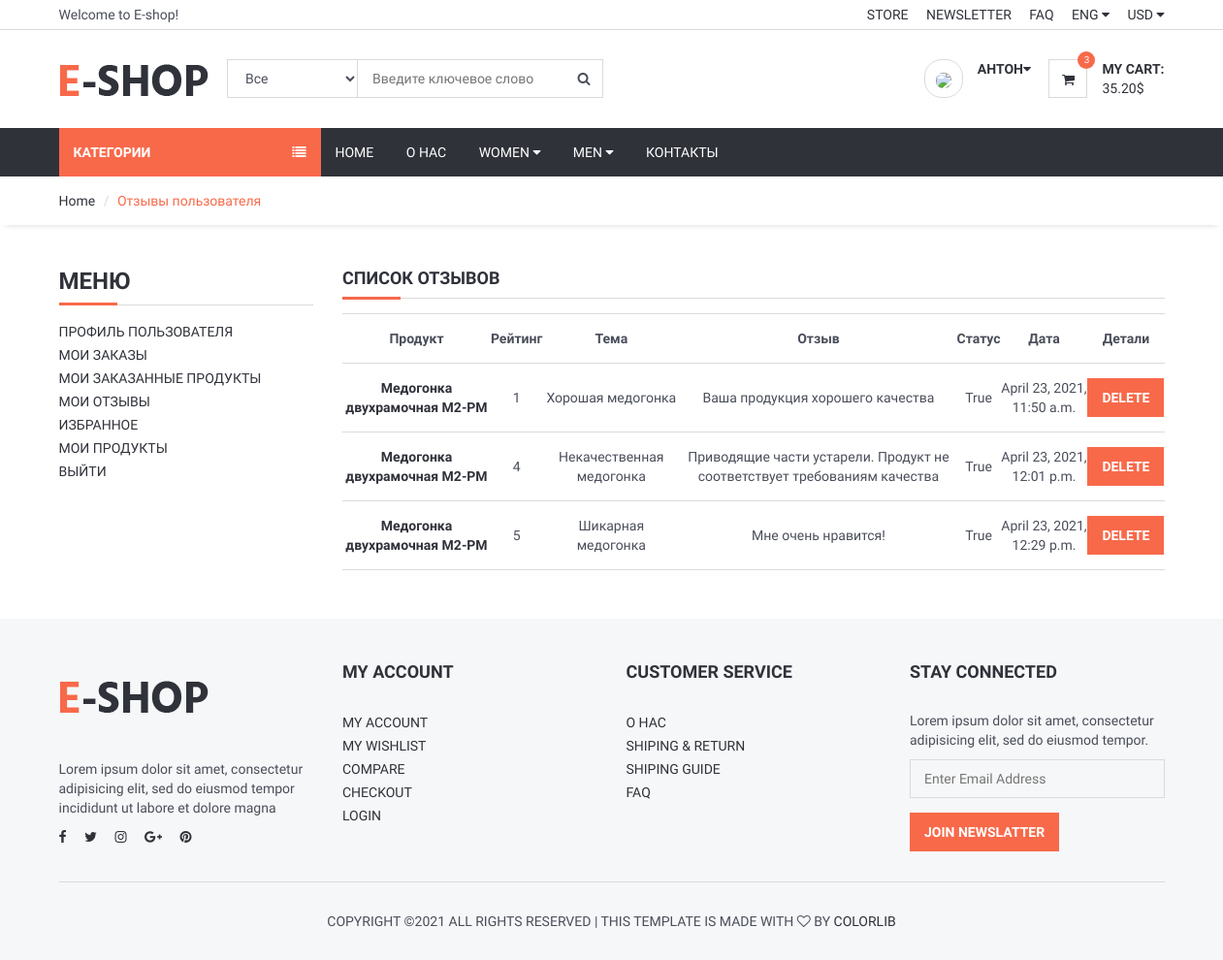
Page /user/comments/ (signed in) on the earlier database version.
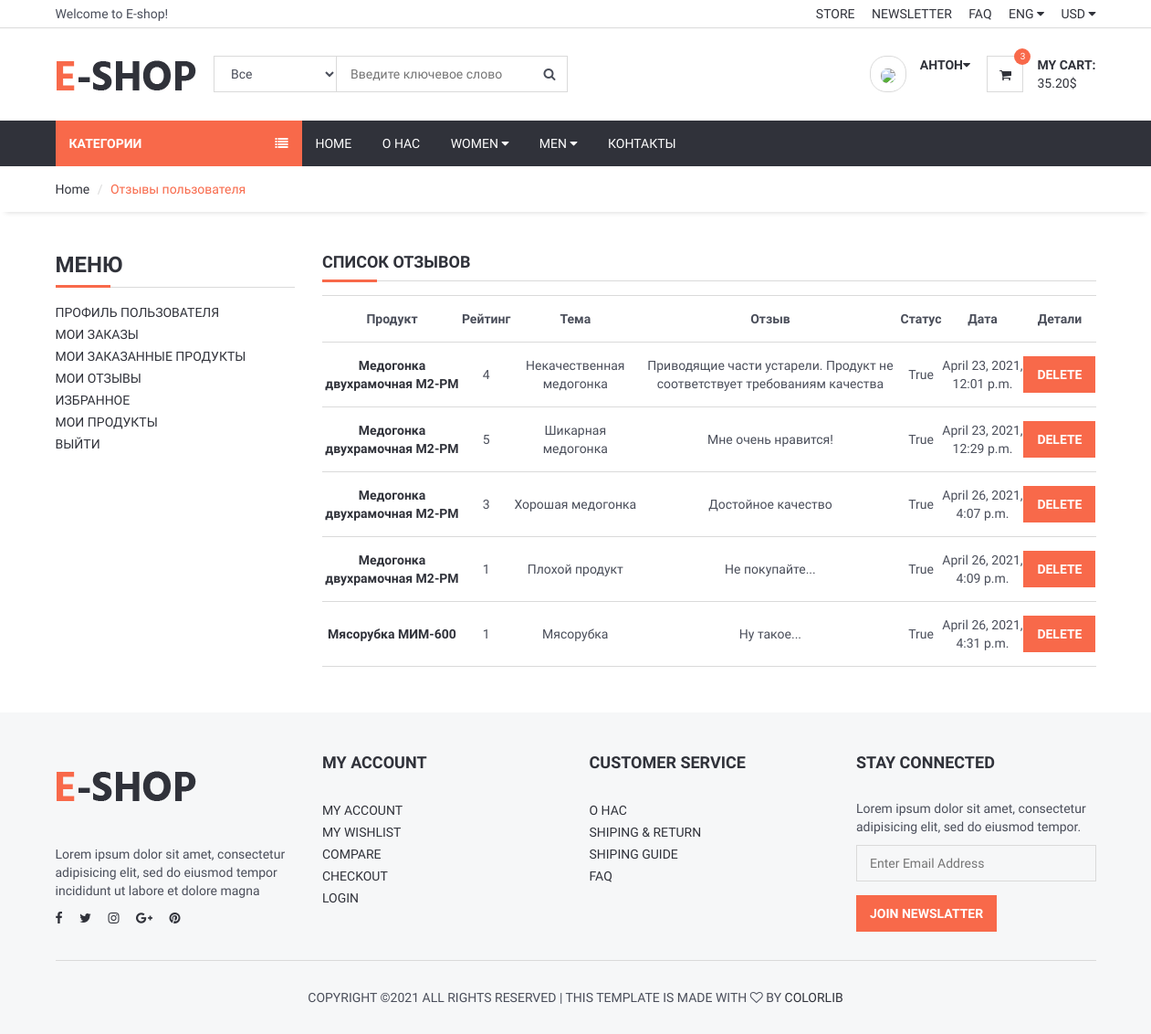
Same page on the later database version.
### product/models.py (models this page shows, shortened)
class Comment(models.Model):
    STATUS = (
        ('New', 'New'),
        ('True', 'True'),
        ('False', 'False'),
    )
    product = models.ForeignKey(Product, on_delete=models.CASCADE)
    user = models.ForeignKey(User, on_delete=models.CASCADE)
    subject = models.CharField(max_length=50, blank=True)
    comment = models.CharField(max_length=250, blank=True)
    rate = models.IntegerField(default=1)
    ip = models.CharField(max_length=20, blank=True)
    status = models.CharField(max_length=10, choices=STATUS, default='New')
    create_at = models.DateTimeField(auto_now_add=True)
    update_at = models.DateTimeField(auto_now=True)

class Product(models.Model):
    STATUS = (
        ('True', 'True'),
        ('False', 'False'),
    )
    category = models.ForeignKey(Category, on_delete=models.CASCADE) #many to one relation with Category
    title = models.CharField(max_length=150)
    keywords = models.CharField(max_length=255)
    description = models.TextField(max_length=255)
    image = models.ImageField(blank=True, upload_to='images/')
    price = models.FloatField()
    amount = models.IntegerField()
    minamount = models.IntegerField()
    detail = RichTextUploadingField()
    slug = models.SlugField(null=False, unique=True)
    status = models.CharField(max_length=10, choices=STATUS)
    create_at = models.DateTimeField(auto_now_add=True)
    update_at = models.DateTimeField(auto_now=True)
    def image_tag(self):
        return mark_safe('<img src="{}" height="50" width="50"/>'.format(self.image.url))
    image_tag.short_description = 'Image'

### user/views.py (the view)
# urls.py: path('comments/', views.user_comments, name='user_comments'),
def user_comments(request):
    category = Category.objects.all()
    current_user = request.user
    comments = Comment.objects.filter(user_id=current_user.id)
    context = {
        'category': category,
        'comments': comments,
    }
    return render(request, 'user_comments.html', context)

### user/templates/user_comments.html (shortened to what this page needs)
{% extends 'homebase.html' %}
{% block sidebar %} {% include 'sidebar.html' %} {% endblock %}
{% block body %}
    <div id="breadcrumb">
        <div class="container">
            <ul class="breadcrumb">
                <li><a href="/">Home</a></li>
                <li class="active">Отзывы пользователя</li>
            </ul>
        </div>
    </div>
    <div class="section">
        <div class="container">
            <div class="row">
                <div class="col-md-3">
                    {% include "user_panel.html" %}
                </div>
                <div class="col-md-9">
                    <div class="section-title">
                        <h4 class="title">Список отзывов</h4>
                    </div>
                    <table class="shopping-cart-table table">
                        <tr>
                            <th class="text-center">Продукт </th>
                            <th class="text-center">Рейтинг</th>
                            <th class="text-center">Тема </th>
                            <th class="text-center">Отзыв </th>
                            <th class="text-center">Статус </th>
                            <th class="text-center">Дата </th>
                            <th class="text-center">Детали </th>
                        </tr>
                        {% for rs in comments %}
                            <tr>
                                <td class="text-center">
                                    <a href="/product/{{ rs.product_id }}/{{ rs.product.slug }}">
                                        <strong> {{ rs.product.title}}</strong>
                                    </a>
                                </td>
                                <td class="text-center">{{ rs.rate}} </td>
                                <td class="text-center">{{ rs.subject}} </td>
                                <td class="text-center">{{ rs.comment}} </td>
                                <td class="text-center">{{ rs.status}} </td>
                                <td class="text-center">{{ rs.create_at}} </td>
                                <td class="text-center">
                                    <a class="primary-btn" href="/user/deletecomment/{{ rs.id }}" onclick="return confirm('Отзыв будет удалён! Вы уверены?')"> Delete </a>
                                </td>
                            </tr>
                        {% endfor %}
                    </table>
                </div>
            </div>
        </div>
    </div>
{% endblock %}

### home/templates/homebase.html (shortened to what this page needs)
<!DOCTYPE html>
<html lang="en">
<head>
    {% load static %}
	<link type="text/css" rel="stylesheet" href="{% static '' %}css/bootstrap.min.css" />
	<link type="text/css" rel="stylesheet" href="{% static 'css/slick.css' %}" />
	<link type="text/css" rel="stylesheet" href="{% static '' %}css/slick-theme.css" />
	<link type="text/css" rel="stylesheet" href="{% static '' %}css/nouislider.min.css" />
	<link rel="stylesheet" href="{% static '' %}css/font-awesome.min.css">
	<link type="text/css" rel="stylesheet" href="{% static '' %}css/style.css" />
<link rel="stylesheet" href="https://ajax.googleapis.com/ajax/libs/jqueryui/1.12.1/themes/smoothness/jquery-ui.css">
</head>
<body>
{% include 'header.html' %}
{% block sidebar %} {% endblock %}
{% block body %} {% endblock %}
{% include 'footer.html' %}
</body>
</html>

### home/templates/header.html (shortened to what this page needs)
{% load static %}
	<header>
		<div id="top-header">
			<div class="container">
				<div class="pull-left">
					<span>Welcome to E-shop!</span>
				</div>
				<div class="pull-right">
					<ul class="header-top-links">
						<li><a href="#">Store</a></li>
						<li><a href="#">Newsletter</a></li>
						<li><a href="#">FAQ</a></li>
						<li class="dropdown default-dropdown">
							<a class="dropdown-toggle" data-toggle="dropdown" aria-expanded="true">ENG <i class="fa fa-caret-down"></i></a>
						</li>
						<li class="dropdown default-dropdown">
							<a class="dropdown-toggle" data-toggle="dropdown" aria-expanded="true">USD <i class="fa fa-caret-down"></i></a>
						</li>
					</ul>
				</div>
			</div>
		</div>
		<div id="header">
			<div class="container">
				<div class="pull-left">
					<div class="header-logo">
						<a class="logo" href="/">
							<img src="{% static '' %}img/logo.png" alt="">
						</a>
					</div>
					<div class="header-search">
						<form action="/search/" method="post">
							<input id="query" name="query" class="input search-input" type="text" placeholder="Введите ключевое слово">
							<select name="catid" class="input search-categories">
								<option value="0">Все</option>
                            {% load mptt_tags %}
							</select>
							<button class="search-btn"><i class="fa fa-search"></i></button>
						</form>
					</div>
				</div>
				<div class="pull-right">
					<ul class="header-btns">
						<li class="header-account dropdown default-dropdown">
                            {% if user.id is not None %}
							<div class="dropdown-toggle" role="button" data-toggle="dropdown" aria-expanded="true">
								<div class="header-btns-icon" style="border-radius: 45%">
									<img src="{{ request.session.userimage }}" style="height: 40px; border-radius: 45%">
								</div>
								<strong class="text-uppercase">{{ user.first_name}}<i class="fa fa-caret-down"></i></strong>
							</div>
                            {% else %}
							<a href="/login" class="text-uppercase">Авторизация</a> / <a href="/signup" class="text-uppercase">Регистрация</a>
                            {% endif %}
						</li>
						<li class="header-cart dropdown default-dropdown">
							<a href="/shopcart/">
								<div class="header-btns-icon">
									<i class="fa fa-shopping-cart"></i>
									<span class="qty">3</span>
								</div>
								<strong class="text-uppercase">My Cart:</strong>
								<br>
								<span>35.20$</span>
							</a>
						</li>
					</ul>
				</div>
			</div>
		</div>
	</header>

### home/templates/sidebar.html (shortened to what this page needs)
{% load static %}
	<div id="navigation">
		<div class="container">
			<div id="responsive-nav">
                {% if page %}
				<div class="category-nav">
                    {% else %}
                    <div class="category-nav show-on-click">
                    {% endif %}
					<span class="category-header">Категории <i class="fa fa-list"></i></span>
            {% load mptt_tags %}
				</div>
				<div class="menu-nav">
					<ul class="menu-list">
						<li><a href="/">Home</a></li>
						<li><a href="/about">О нас</a></li>
						<li class="dropdown mega-dropdown"><a class="dropdown-toggle" data-toggle="dropdown" aria-expanded="true">Women <i class="fa fa-caret-down"></i></a>
						</li>
						<li class="dropdown mega-dropdown full-width"><a class="dropdown-toggle" data-toggle="dropdown" aria-expanded="true">Men <i class="fa fa-caret-down"></i></a>
						</li>
						<li><a href="/contact">Контакты</a></li>
					</ul>
				</div>
			</div>
		</div>
	</div>

### user/templates/user_panel.html
<div class="billing-details">
    <div class="section-title">
        <h3 class="title">Меню</h3>
    </div>
    <div class="aside">
    <ul class="list-links">
        <li><a href="/user">Профиль пользователя</a></li>
        <li><a href="/user/orders">Мои заказы</a></li>
        <li><a href="/user/orders_product">Мои заказанные продукты</a></li>
        <li><a href="/user/comments">Мои отзывы</a></li>
        <li><a href="/user/favorits">Избранное</a></li>
        <li><a href="/user/products">Мои продукты</a></li>
        <li><a href="/logout">Выйти</a></li>
    </ul>
</div>
</div>

### home/templates/footer.html (shortened to what this page needs)
{% load static %}
	<footer id="footer" class="section section-grey">
		<div class="container">
			<div class="row">
				<div class="col-md-3 col-sm-6 col-xs-6">
					<div class="footer">
						<div class="footer-logo">
							<a class="logo" href="#">
		            <img src="{% static '' %}img/logo.png" alt="">
		          </a>
						</div>
						<p>Lorem ipsum dolor sit amet, consectetur adipisicing elit, sed do eiusmod tempor incididunt ut labore et dolore magna</p>
						<ul class="footer-social">
							<li><a href="#"><i class="fa fa-facebook"></i></a></li>
							<li><a href="#"><i class="fa fa-twitter"></i></a></li>
							<li><a href="#"><i class="fa fa-instagram"></i></a></li>
							<li><a href="#"><i class="fa fa-google-plus"></i></a></li>
							<li><a href="#"><i class="fa fa-pinterest"></i></a></li>
						</ul>
					</div>
				</div>
				<div class="col-md-3 col-sm-6 col-xs-6">
					<div class="footer">
						<h3 class="footer-header">My Account</h3>
						<ul class="list-links">
							<li><a href="/user">My Account</a></li>
							<li><a href="#">My Wishlist</a></li>
							<li><a href="#">Compare</a></li>
							<li><a href="#">Checkout</a></li>
							<li><a href="#">Login</a></li>
						</ul>
					</div>
				</div>
				<div class="col-md-3 col-sm-6 col-xs-6">
					<div class="footer">
						<h3 class="footer-header">Customer Service</h3>
						<ul class="list-links">
							<li><a href="/about">О нас</a></li>
							<li><a href="#">Shiping & Return</a></li>
							<li><a href="#">Shiping Guide</a></li>
							<li><a href="#">FAQ</a></li>
						</ul>
					</div>
				</div>
				<div class="col-md-3 col-sm-6 col-xs-6">
					<div class="footer">
						<h3 class="footer-header">Stay Connected</h3>
						<p>Lorem ipsum dolor sit amet, consectetur adipisicing elit, sed do eiusmod tempor.</p>
						<form>
							<div class="form-group">
								<input class="input" placeholder="Enter Email Address">
							</div>
							<button class="primary-btn">Join Newslatter</button>
						</form>
					</div>
				</div>
			</div>
			<hr>
			<div class="row">
				<div class="col-md-8 col-md-offset-2 text-center">
					<div class="footer-copyright">
						Copyright &copy;<script>document.write(new Date().getFullYear());</script> All rights reserved | This template is made with <i class="fa fa-heart-o" aria-hidden="true"></i> by <a href="https://colorlib.com" target="_blank">Colorlib</a>
					</div>
				</div>
			</div>
		</div>
	</footer>

Differences in the rows shown:
removed Comment: product "Медогонка двухрамочная М2-РМ", rate "1", subject "Хорошая медогонка", comment "Ваша продукция хорошего качества", status "True", create_at "April 23, 2021, 11:50 a.m."
added Comment: product "Медогонка двухрамочная М2-РМ", rate "3", subject "Хорошая медогонка", comment "Достойное качество", status "True", create_at "April 26, 2021, 4:07 p.m."
added Comment: product "Медогонка двухрамочная М2-РМ", rate "1", subject "Плохой продукт", comment "Не покупайте...", status "True", create_at "April 26, 2021, 4:09 p.m."
added Comment: product "Мясорубка МИМ-600", rate "1", subject "Мясорубка", comment "Ну такое...", status "True", create_at "April 26, 2021, 4:31 p.m."
